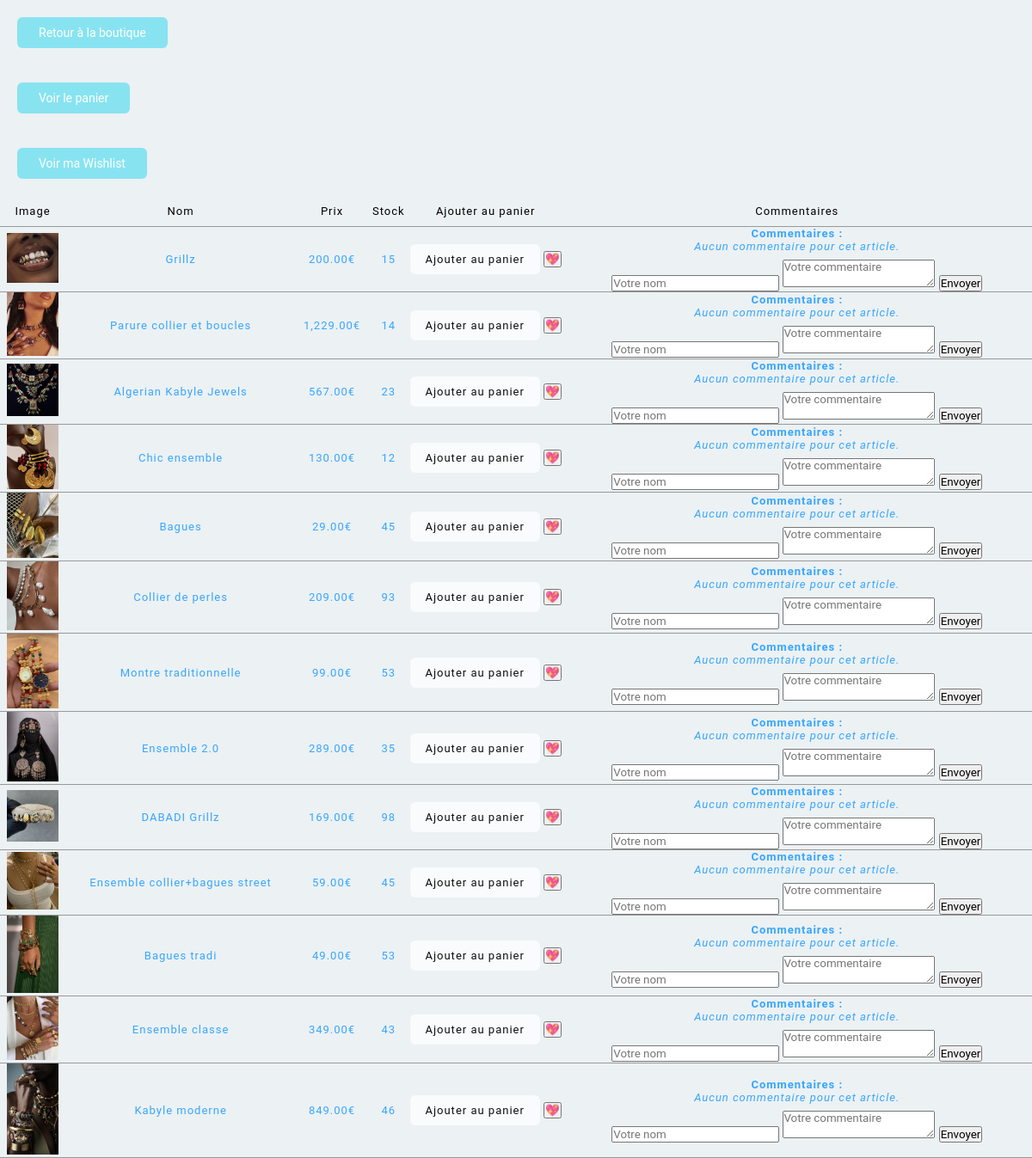
The page / on the database its author committed.
### tables this page shows
CREATE TABLE IF NOT EXISTS `articles` (
  `id` int NOT NULL AUTO_INCREMENT,
  `nom` varchar(100) DEFAULT NULL,
  `prix` decimal(10,2) DEFAULT NULL,
  `ancien_prix` float DEFAULT NULL,
  `img` varchar(255) DEFAULT NULL,
  `stock` int DEFAULT '0',
  PRIMARY KEY (`id`)
);

### index.php (the view, shortened to what this page needs)
<?php
include_once "condb.php";
?>
<!DOCTYPE html>
<html lang="fr">
<head>
    <link rel="stylesheet" href="paniercss.css">
</head>
<body>
    <a href="PremierProjetInfoHtml.html" class="link">Retour à la boutique</a>
    <a href="panier.php" class="link">Voir le panier</a>
    <a href="ma_wishlist.php" class="link">Voir ma Wishlist</a>
    <section>
    <table>
    <tr>
        <th>Image</th>
        <th>Nom</th>
        <th>Prix</th>
        <th>Stock</th>
        <th>Ajouter au panier</th>
        <th>Commentaires</th>
    </tr>
    <?php
    $req = mysqli_query($con, "SELECT * FROM articles");
    while($article = mysqli_fetch_assoc($req)) { ?>
        <tr>
            <td>
                <img src="img/<?= htmlspecialchars($article['img']) ?>" alt="<?= htmlspecialchars($article['nom']) ?>" style="width:60px;">
            </td>
            <td><?= htmlspecialchars($article['nom']) ?></td>
            <td><?= number_format($article['prix'], 2) ?>€</td>
            <td><?= intval($article['stock']) ?></td>
            <td>
            <a href="ajoutpanier.php?id=<?= $article['id'] ?>" class="id_product">Ajouter au panier</a>
<form method="post" action="wishlist.php" style="display:inline;">
<button type="submit" name="add_wishlist" title="Ajouter à la wishlist">💖</button>
</form>
            </td>
            <td>
            <div class="comments-section">
<strong>Commentaires :</strong><br>
<?php
$comments_query = mysqli_query($con, "SELECT * FROM commentaires WHERE article_id = " . intval($article['id']) . " ORDER BY date_commentaire DESC");
if(mysqli_num_rows($comments_query) > 0) {
    while($comment = mysqli_fetch_assoc($comments_query)) {
        echo '<div class="comment">';
        echo '<strong>' . htmlspecialchars($comment['auteur']) . '</strong> - ' .
             date('d/m/Y à H:i', strtotime($comment['date_commentaire'])) . '<br>';
        echo htmlspecialchars($comment['commentaire']);
        echo '</div>';
    }
} else {
    echo '<em>Aucun commentaire pour cet article.</em>';
}
?>
<form method="post" action="ajoutCom.php" class="comment-form" style="margin-top:8px;">
    <input type="text" name="auteur" placeholder="Votre nom" required>
    <textarea name="commentaire" placeholder="Votre commentaire" required></textarea>
    <button type="submit">Envoyer</button>
</form>
</div>
            </td>
        </tr>
    <?php } ?>
</table>
    </section>
</body>
</html>

### paniercss.css (style rules this page uses)
* { margin: 0; padding: 0; box-sizing: border-box; font-family: 'Roboto', sans-serif; }
body { display: flex; flex-direction: column; min-height: 100vh; background-color: #ecf1f3; }
.link { margin: 20px; width: fit-content; position: relative; text-decoration: 0; background-color: #88e3f1; color: #fff; padding: 10px 25px; border-radius: 6px; font-size: 14px; }
.id_product { text-align: center; text-decoration: 0; background-color: #f9fbfc; letter-spacing: 1px; color: #0f0f0f; padding: 10px 10%; border-radius: 6px; }
table { border-collapse: collapse; width: 100%; letter-spacing: 1px; font-size: 13px; }
th { padding: 10px 0; font-weight: 400; }
td { border-top: 0.5px solid #999; text-align: center; color: #37a6ff; }
tr { border-bottom: 0.5px solid #999; }

### rows shown on the page
articles: img (picture), nom "Grillz", prix "200.00", stock "15"
articles: img (picture), nom "Parure collier et boucles", prix "1,229.00", stock "14"
articles: img (picture), nom "Algerian Kabyle Jewels", prix "567.00", stock "23"
articles: img (picture), nom "Chic ensemble", prix "130.00", stock "12"
articles: img (picture), nom "Bagues", prix "29.00", stock "45"
articles: img (picture), nom "Collier de perles", prix "209.00", stock "93"
articles: img (picture), nom "Montre traditionnelle", prix "99.00", stock "53"
articles: img (picture), nom "Ensemble 2.0", prix "289.00", stock "35"
articles: img (picture), nom "DABADI Grillz", prix "169.00", stock "98"
articles: img (picture), nom "Ensemble collier+bagues street", prix "59.00", stock "45"
articles: img (picture), nom "Bagues tradi", prix "49.00", stock "53"
articles: img (picture), nom "Ensemble classe", prix "349.00", stock "43"
articles: img (picture), nom "Kabyle moderne", prix "849.00", stock "46"
